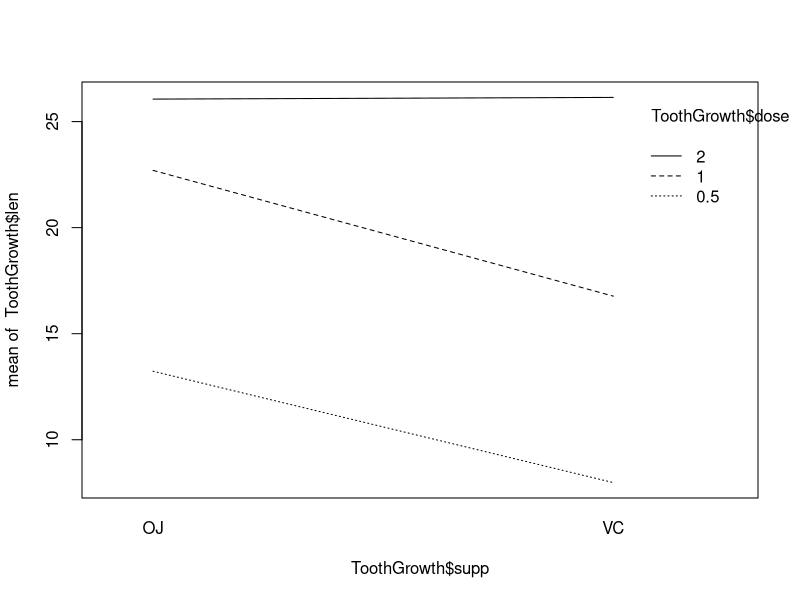
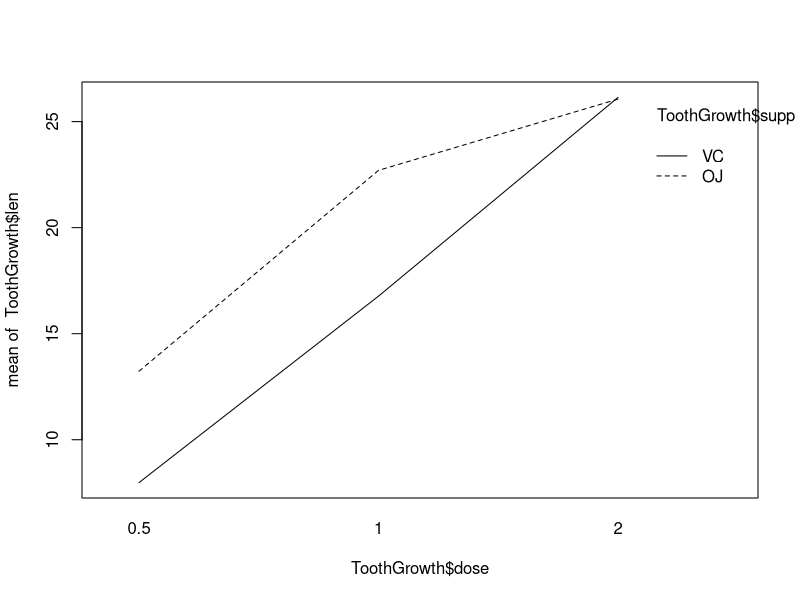
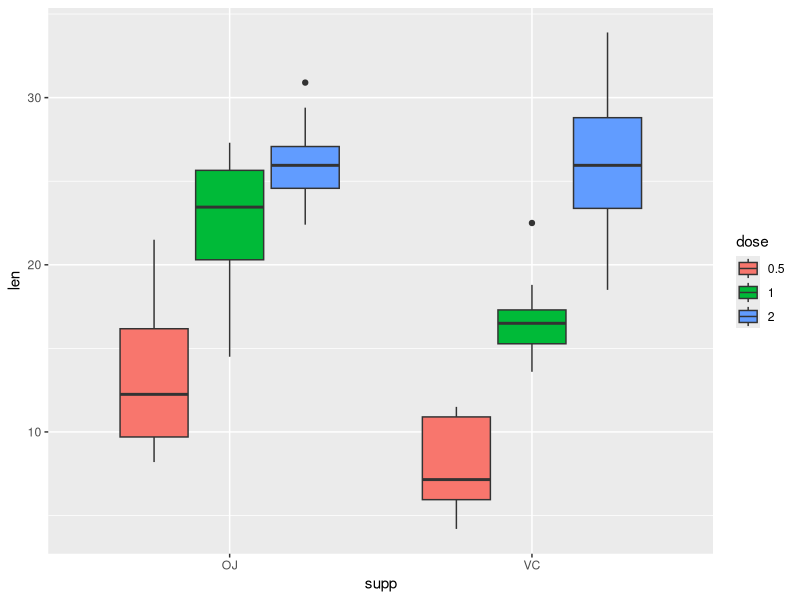
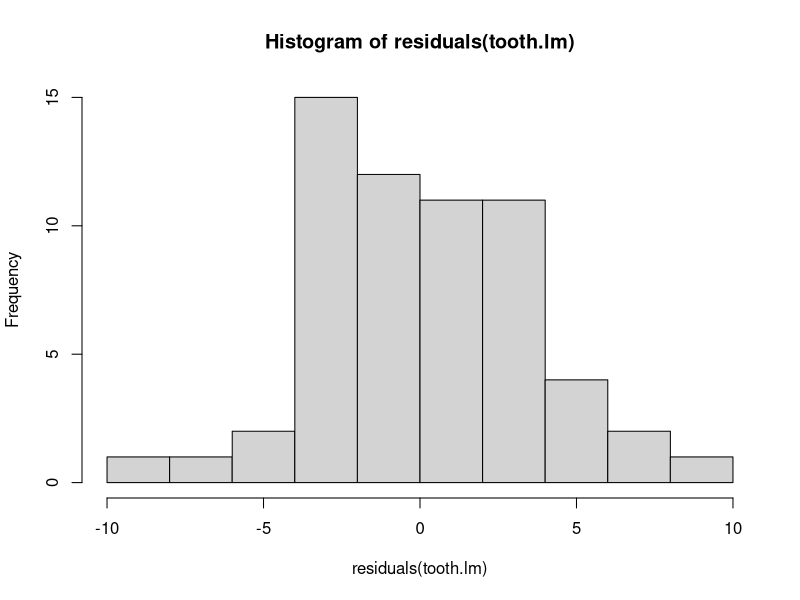
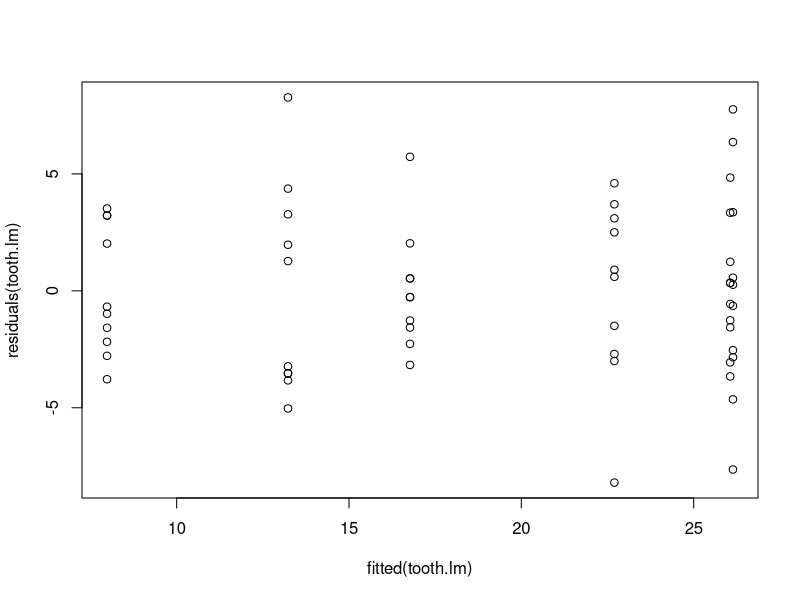
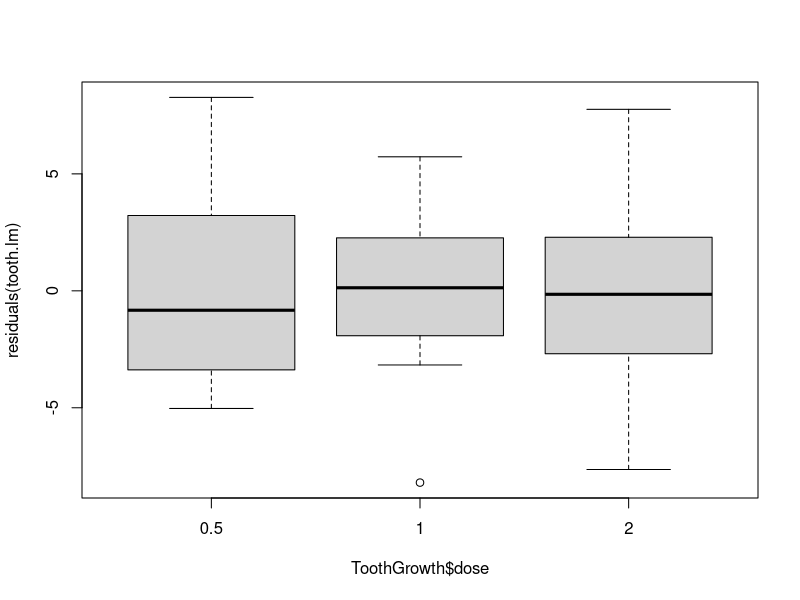
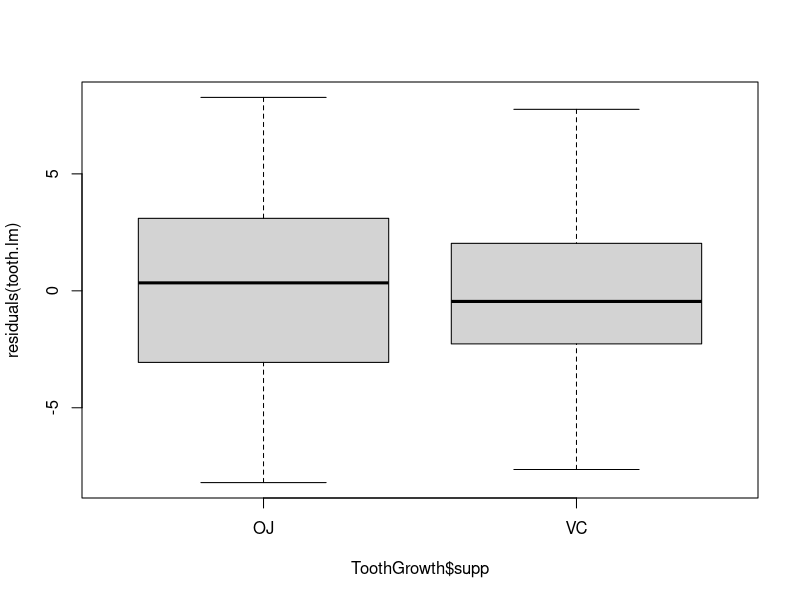
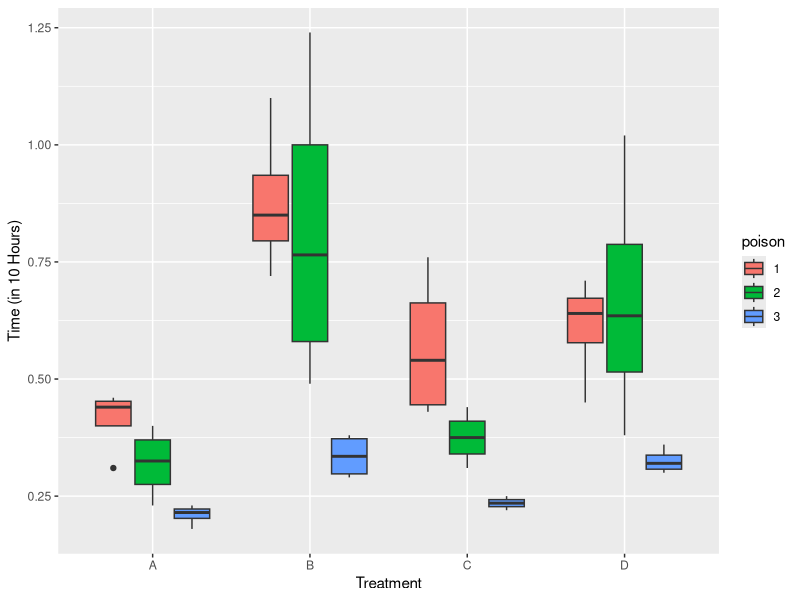

The R script that drew these images, in order:
### lab 12

# power analysis and multiple explanatory variables

# 1.1 power analysis
? power.prop.test
? power.t.test
? power.anova.test

# 1.1.1 T test

power.t.test(delta = 5, sd = 3.5,
             sig.level = 0.05, power = 0.8, 
             type = "two.sample")
# n here is 9 for each group
# in this example we have 2 groups so
# 9*2 = 18 samples
# number of groups is given in the problem

# in class exercise 1
# how does SD affects sample size
power.t.test(delta =5,
             sd = 10,
             sig.level = 0.05,
             power = 0.8,
             type = "two.sample")
# SD = 10, number of samples also increases
# the higher the SD, the higher the samples "n"

# 2
# when sample size male =7, female = 7, 
# what is the power given N from previous example
power.t.test(delta =5,
             sd = 3.5,
             sig.level = 0.05,
             n = 7,
             type = "two.sample")
# power is 0.69
# sample size decrease, power also decrease
# in our first example power was 0.8, and n was 9

# 3
# what is your sample size
# planned for paired-t-test,
power.t.test(delta =2,
             sd = 2.3,
             sig.level = 0.05,
             power = 0.8,
             type = "paired")
# sample size n = 13

# 1.1.2 ANOVA

# variance = SD^2
# within groups
4^2

# among group variance
# getting the group means and using the 
# variance function
group.means <- c(5,8,3,9)
var(group.means) # 7.58

# ready to run our power analysis for ANOVA
power.anova.test(groups = 4,
                 between.var = 7.57,
                 within.var = 16,
                 sig.level = 0.05,
                 power = 0.8)
# n is 9 for each group
# 9*4 = 36

# in class exercise
# within groups 
# variance = SD^2
32^2 # 1024

# among group variance
groupmean <- c(105, 90, 80)
var(groupmean) # 158.33

power.anova.test(groups = 3,
                 between.var = 158.33,
                 within.var = 32^2,
                 sig.level = 0.05,
                 power = 0.8)
# n is 33 for each group
# we've 3 groups, so 33*3 = 99, total samples


# 1.2 ANOVA with two factors

data("ToothGrowth")
head(ToothGrowth)

str(ToothGrowth)

ToothGrowth$dose <- as.factor(ToothGrowth$dose)
# lenght is numerical = Y variable
# dose and supp as factor = X variable

# check the interaction between two X variables
interaction.plot(ToothGrowth$supp, ToothGrowth$dose, ToothGrowth$len)
interaction.plot(ToothGrowth$ dose, ToothGrowth$supp, ToothGrowth$len)

# if the lines are not parallel or touching each other
# then there is an interaction between the X variable

# graph of the data
library(ggplot2)

# way to graph when given 2 factors
colnames(ToothGrowth)
ggplot(ToothGrowth, aes(x = supp, y =len,
                        fill = dose))+
  geom_boxplot()


tooth.lm <- lm(len ~ supp +
                 dose + # this adds more X variables
                 supp: dose,  # this part is the interaction
               data = ToothGrowth)

# another way to do this 
# short cut way to do this
tooth.lm2 <- lm(len ~supp*dose, data = ToothGrowth)

tooth.lm
tooth.lm2

# now lets see the results, using ANOVA
anova(tooth.lm)

# reject the H0, and conclude that the supplement has an 
# effect
# F = 15.57, df = 1,54, P< 0.001

# Reject the null for dose, and conclude that
# dose has an effect
# F = 92, df= 2,54, P<0.001

# Reject the Null and conclude that there is
# an interaction between dose and supplement
# F = 4.11, df = 2,54, P = 0.02


# 1.2.1 Testing Assumptions

# in class exercise

# normality check
shapiro.test(residuals(tooth.lm))
# normal
hist(residuals(tooth.lm))

plot(residuals(tooth.lm) ~ fitted(tooth.lm))
# looks linear
plot(residuals(tooth.lm) ~ ToothGrowth$dose)
# looks equal variance
plot(residuals(tooth.lm) ~ ToothGrowth$supp)
# looks equal variance


# 1.3 Practice
library(boot)
data("poisons")
head(poisons)

# graphing the raw data
library(ggplot2)
ggplot(poisons, aes(x = treat,
                    y = time,
                     fill = poison))+
  geom_boxplot() + xlab("Treatment")+
  ylab("Time (in 10 Hours)")


# anova
# lm model
lmpoison <- lm(time ~ poison * treat, data = poisons)
anova(lmpoison)

# no interaction between treatment and poison
# so not significant
# but posion and treat are significant
# mean


# Test assumptions

# normality check
shapiro.test(residuals(lmpoison))
# not normal
hist(residuals(lmpoison))
# not normal

# linearity test
plot(residuals(lmpoison) ~ fitted(lmpoison))
# has a funnel shape, so not linear

# equal variance check
plot(residuals(lmpoison) ~ poisons$poison)
# not equal variance; one boxplot a lot smaller

plot(residuals(lmpoison) ~ poisons$treat)

# levene test for variance, we can use this as well
library(car)
leveneTest(residuals(lmpoison) ~ poisons$poison)
# test suggest not equal variance
leveneTest(residuals(lmpoison) ~ poisons$treat)
# failed equal variance

#
